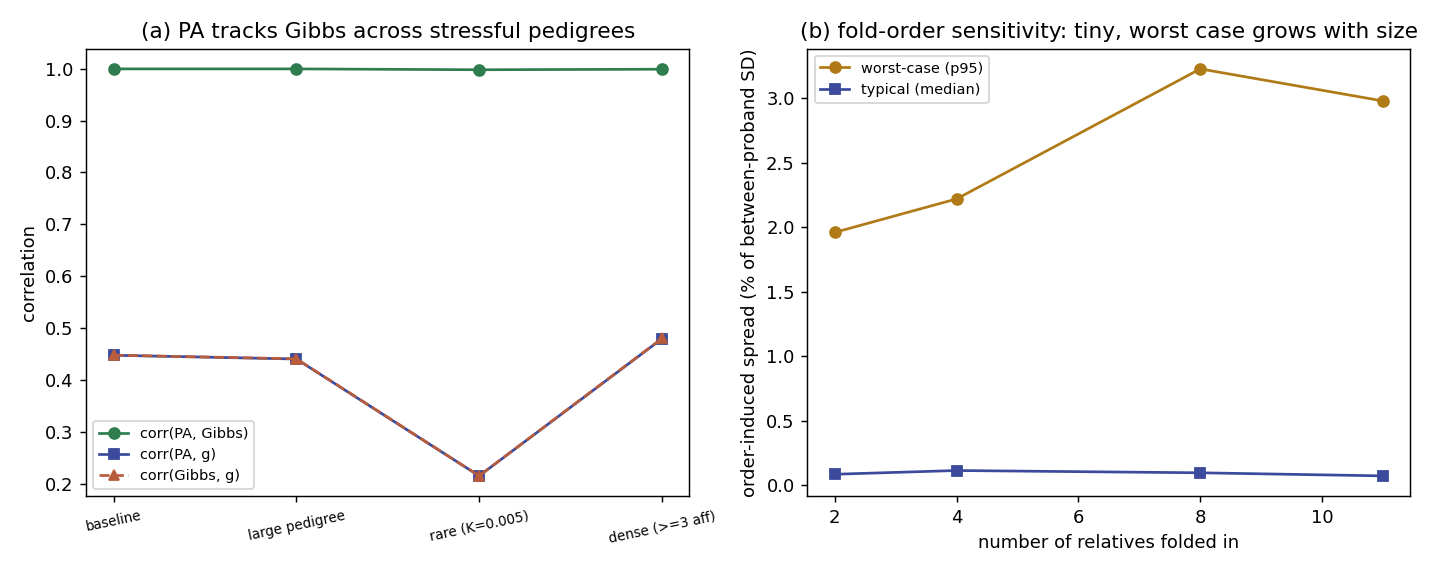

Write Python code to recreate this figure.
"""PA-FGRS robustness: where does the deterministic approximation strain?

Pearson-Aitken folds relatives into the proband's liability one at a time, updating
moments by the Gaussian selection formula. That is *exact* for a single truncation
but an **approximation** for several at once, so two things are worth measuring:

  (a) **Agreement with the Gibbs posterior mean on stressful pedigrees** — large
      (many relatives), rare (very low prevalence), and densely-affected (many case
      relatives) families, the regimes where a moment approximation could drift.
      Metric: corr(PA, Gibbs) and each method's corr with the true `g`.
  (b) **Fold-in ordering sensitivity** — because the sequential update is
      approximate, the estimate can depend on the *order* relatives are folded in.
      Re-running PA under random orderings, this reports the order-induced spread of
      the per-proband estimate (absolute, and relative to the between-proband SD),
      versus pedigree size.

Truth `g` is known from the simulation. Expectation: PA tracks Gibbs to corr ≳ 0.99
across all regimes (loosening a little for the largest/densest), and the ordering
spread is small (well under the sampling noise) but grows with pedigree size.

    python benchmarks/bench_pa_robustness.py
    python benchmarks/bench_pa_robustness.py --n-fam 3000 --orders 12
Writes bench_pa_robustness.csv (+ .png if matplotlib is present).
"""

import os
import csv
import argparse

import numpy as np

from _common import simulate_families, estimate, get_plt
from ltpred.covariance import construct_covmat_single, correct_positive_definite
from ltpred.thresholds import liability_threshold
from ltpred.pearson_aitken import pa_algorithm

HERE = os.path.dirname(os.path.abspath(__file__))

# increasing pedigrees for the fold-order sweep (and named regimes for (a))
SIZES = {
    "trio (2 rel)": ["m", "f"],
    "parents+2 sibs (4)": ["m", "f", "s1", "s2"],
    "extended (8)": ["m", "f", "s1", "s2", "mgm", "mgf", "pgm", "pgf"],
    "large (11)": ["m", "f", "s1", "s2", "s3", "mgm", "mgf", "pgm", "pgf", "mau1", "pau1"],
}


def _corr(a, b):
    return float(np.corrcoef(a, b)[0, 1]) if np.std(a) > 1e-12 else 0.0


# --------------------------------------------------------------------------- #
#  (a) PA vs Gibbs on stressful pedigrees                                      #
# --------------------------------------------------------------------------- #
def _dense_families(fam_vec, h2, prev, n_fam, seed, min_affected=3):
    """Simulate, then keep only densely-affected families (>= ``min_affected``
    observed cases among the members) — the high-family-loading regime."""
    keep_g, keep_fams = [], []
    s = 0
    while len(keep_fams) < n_fam:
        sim = simulate_families(fam_vec, h2, prev, 4 * n_fam, seed + s)
        s += 1
        for i, fam in enumerate(sim.families):
            n_aff = sum(1 for m in fam.members if np.isfinite(m.lower) and m.lower > -1e10)
            if n_aff >= min_affected:
                keep_fams.append(fam); keep_g.append(sim.genetic[i])
            if len(keep_fams) >= n_fam:
                break
    return keep_fams, np.array(keep_g)


def regimes(n_fam, seed, n_sim):
    """corr(PA, Gibbs) and accuracy across baseline / large / rare / dense regimes."""
    out = []
    cases = [
        ("baseline", ["m", "f", "s1", "s2"], 0.05, None),
        ("large pedigree", SIZES["large (11)"], 0.05, None),
        ("rare (K=0.005)", ["m", "f", "s1", "s2"], 0.005, None),
        ("dense (>=3 aff)", ["m", "f", "s1", "s2", "s3", "s4"], 0.05, "dense"),
    ]
    for name, fam_vec, prev, mode in cases:
        if mode == "dense":
            fams, g = _dense_families(fam_vec, 0.5, prev, n_fam, seed)
            pa, _ = estimate(fams, 0.5, "pearson-aitken")
            gib, _ = estimate(fams, 0.5, "gibbs", n_sim=n_sim, seed=seed)
        else:
            sim = simulate_families(fam_vec, 0.5, prev, n_fam, seed)
            g = sim.genetic
            pa, _ = estimate(sim.families, 0.5, "pearson-aitken")
            gib, _ = estimate(sim.families, 0.5, "gibbs", n_sim=n_sim, seed=seed)
        row = dict(regime=name, n_rel=len(fam_vec), agree=_corr(pa, gib),
                   corr_pa=_corr(pa, g), corr_gibbs=_corr(gib, g))
        out.append(row)
        print("  %-18s | PA<->Gibbs=%.4f | corr(PA,g)=%.3f corr(Gibbs,g)=%.3f"
              % (name, row["agree"], row["corr_pa"], row["corr_gibbs"]))
    return out


# --------------------------------------------------------------------------- #
#  (b) fold-in ordering sensitivity (target the g node; permute the rest)      #
# --------------------------------------------------------------------------- #
def fold_order(fam_vec, prev, n_fam, n_orders, seed, h2=0.5):
    """Per-proband PA estimate under ``n_orders`` random fold-in orders; returns the
    order-induced SD (absolute and relative to the between-proband SD)."""
    cov_obj = construct_covmat_single(fam_vec=fam_vec, add_ind=True, h2=h2)
    cov, _ = correct_positive_definite(cov_obj.matrix)
    roles = cov_obj.roles
    d = len(roles)
    t = float(liability_threshold(prev))
    rng = np.random.default_rng(seed)
    L = rng.multivariate_normal(np.zeros(d), cov, size=n_fam)      # includes g at col 0
    case = L > t                                                  # threshold every coord
    perms = [np.concatenate([[0], rng.permutation(np.arange(1, d))]) for _ in range(n_orders)]

    per_fam_sd = np.empty(n_fam)
    canon = np.empty(n_fam)
    for i in range(n_fam):
        lower = np.where(case[i], t, -np.inf); upper = np.where(case[i], np.inf, t)
        lower[0], upper[0] = -np.inf, np.inf                      # g is latent, untruncated
        ests = np.empty(n_orders)
        for k, perm in enumerate(perms):
            e, _ = pa_algorithm(cov[np.ix_(perm, perm)], lower[perm], upper[perm], target=0)
            ests[k] = e
        per_fam_sd[i] = ests.std()
        canon[i] = ests[0]
    between = float(np.std(canon))
    p95 = float(np.percentile(per_fam_sd, 95))
    return dict(n_rel=d - 2, median_sd=float(np.median(per_fam_sd)), p95_sd=p95,
                rel_median=float(np.median(per_fam_sd) / between) if between > 0 else 0.0,
                rel_p95=float(p95 / between) if between > 0 else 0.0,
                between_sd=between)


def main():
    ap = argparse.ArgumentParser()
    ap.add_argument("--n-fam", type=int, default=2000)
    ap.add_argument("--n-sim", type=int, default=25_000)
    ap.add_argument("--orders", type=int, default=10)
    ap.add_argument("--order-nfam", type=int, default=800)
    ap.add_argument("--prev", type=float, default=0.05)
    ap.add_argument("--seed", type=int, default=1)
    args = ap.parse_args()

    estimate(simulate_families(["m", "f"], 0.5, 0.1, 40, 0).families, 0.5, "gibbs",
             n_sim=500, seed=0)                              # warm JIT

    print("== (a) PA vs Gibbs on stressful pedigrees (h2=0.5) ==")
    reg = regimes(args.n_fam, args.seed, args.n_sim)

    print("== (b) fold-in ordering sensitivity vs pedigree size (K=%.3f, %d orders) =="
          % (args.prev, args.orders))
    fo = []
    for name, fam_vec in SIZES.items():
        d = fold_order(fam_vec, args.prev, args.order_nfam, args.orders, args.seed)
        fo.append(dict(name=name, **d))
        print("  %-22s | order-SD median=%.5f p95=%.5f | vs signal SD: median %.2f%% p95 %.2f%%"
              % (name, d["median_sd"], d["p95_sd"], 100 * d["rel_median"], 100 * d["rel_p95"]))

    write_csv(reg, fo)
    plot(reg, fo)
    print("\nwrote bench_pa_robustness.csv and bench_pa_robustness.png")


def write_csv(reg, fo):
    path = os.path.join(HERE, "bench_pa_robustness.csv")
    with open(path, "w", newline="") as fh:
        w = csv.writer(fh)
        w.writerow(["panel", "label", "n_rel", "agree", "corr_pa", "corr_gibbs",
                    "median_sd", "p95_sd", "rel_median", "rel_p95", "between_sd"])
        for r in reg:
            w.writerow(["regime", r["regime"], r["n_rel"], r["agree"], r["corr_pa"],
                        r["corr_gibbs"], "", "", "", "", ""])
        for r in fo:
            w.writerow(["foldorder", r["name"], r["n_rel"], "", "", "", r["median_sd"],
                        r["p95_sd"], r["rel_median"], r["rel_p95"], r["between_sd"]])


def plot(reg, fo):
    plt = get_plt()
    if plt is None:
        return
    fig, ax = plt.subplots(1, 2, figsize=(11, 4.4))
    names = [r["regime"] for r in reg]
    x = np.arange(len(names))
    ax[0].plot(x, [r["agree"] for r in reg], "-o", color="#2F7D4F", label="corr(PA, Gibbs)")
    ax[0].plot(x, [r["corr_pa"] for r in reg], "-s", color="#3B4A9C", label="corr(PA, g)")
    ax[0].plot(x, [r["corr_gibbs"] for r in reg], "--^", color="#B95C3C", label="corr(Gibbs, g)")
    ax[0].set_xticks(x); ax[0].set_xticklabels(names, fontsize=7.5, rotation=12)
    ax[0].set_ylabel("correlation")
    ax[0].set_title("(a) PA tracks Gibbs across stressful pedigrees")
    ax[0].legend(fontsize=8)

    nrel = [r["n_rel"] for r in fo]
    ax[1].plot(nrel, [100 * r["rel_p95"] for r in fo], "-o", color="#B07A16",
               label="worst-case (p95)")
    ax[1].plot(nrel, [100 * r["rel_median"] for r in fo], "-s", color="#3B4A9C",
               label="typical (median)")
    ax[1].set_xlabel("number of relatives folded in")
    ax[1].set_ylabel("order-induced spread (% of between-proband SD)")
    ax[1].set_title("(b) fold-order sensitivity: tiny, worst case grows with size")
    ax[1].legend(fontsize=8)
    fig.tight_layout()
    fig.savefig(os.path.join(HERE, "bench_pa_robustness.png"), dpi=130)


if __name__ == "__main__":
    main()
